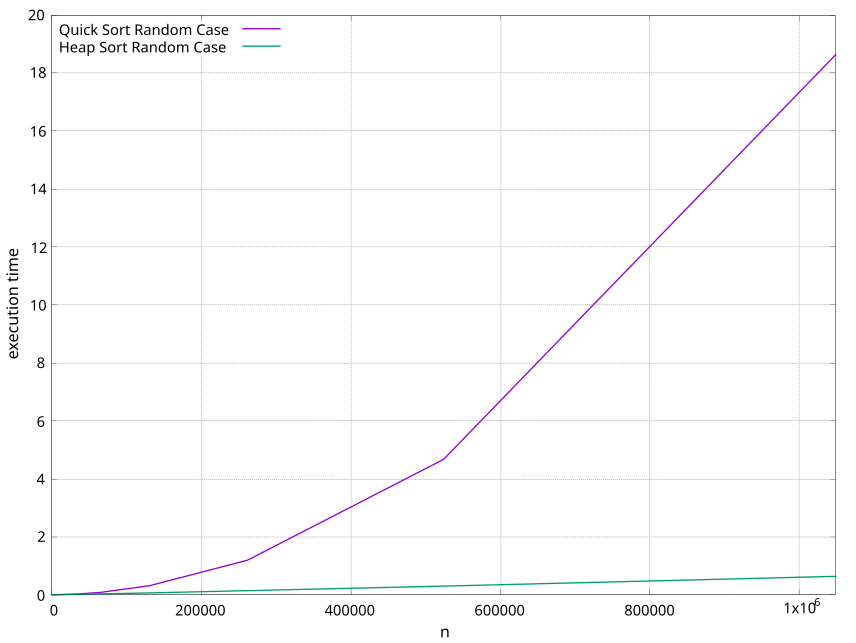

Generate this figure with gnuplot:
reset
set grid
set border lw 0.2;  
set key Left left font ",11"
set tics font ",11"
set xlabel "n" font ",12"
set ylabel "execution time" font ",12"   
set xrange [4:1048576] 
plot "times2.dat" u 1:2 w l title "Quick Sort Random Case",\
     "times2.dat" u 1:3 w l title "Heap Sort Random Case"
